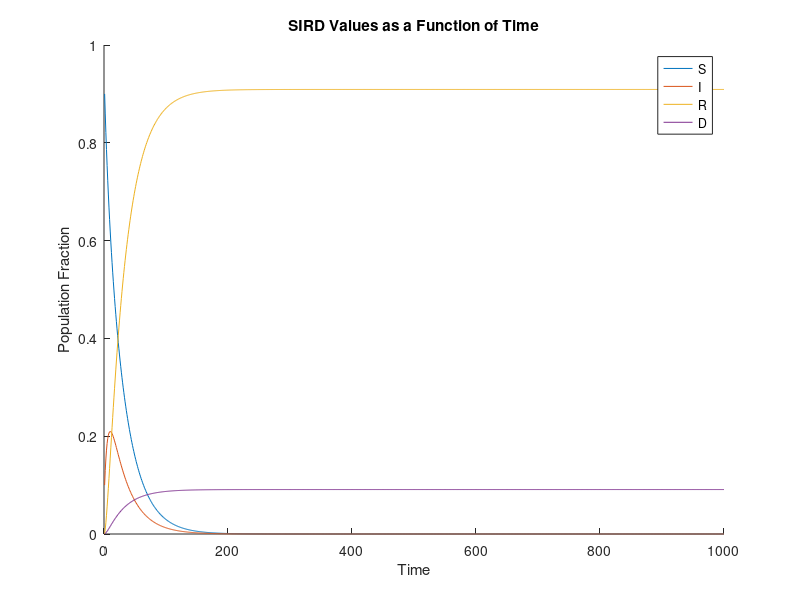

MATLAB code for this plot:
% initial conditions (i.e., values of S, I, R, D at t=0).
x0 = [0.9; 0.1; 0; 0];

% The following matrix implements the SIR dynamics example from Chapter 9.3
% of the textbook.
A = [0.95 0.04 0 0; 0.05 0.85 0 0; 0 0.1 1 0; 0 0.01 0 1];

% Initializes a 4x1000 array. Columns represent times and rows represent S,
% I, R, D, respectively. 
x = zeros(4,1000);

% Sets first column of |x| equal to the initial SIRD conditions (t=0).
x(:, 1) = x0(:);

% Fills |x| array by doing matrix mulitplication, multiplying the A matrix
% by the matrix given by the previous time's SIRD values and filling the
% current time with the result. Goes from t=0 to t=999
for i = 2:1000
    x(:, i) = A*x(:, i-1);
end

% Creates plot with all SIRD values as a function of time. 
figure;
hold on
plot(x(1, :));
plot(x(2, :));
plot(x(3, :));
plot(x(4, :));
xlabel("Time");
ylabel("Population Fraction");
title("SIRD Values as a Function of Time");
hold off
legend("S", "I", "R", "D");